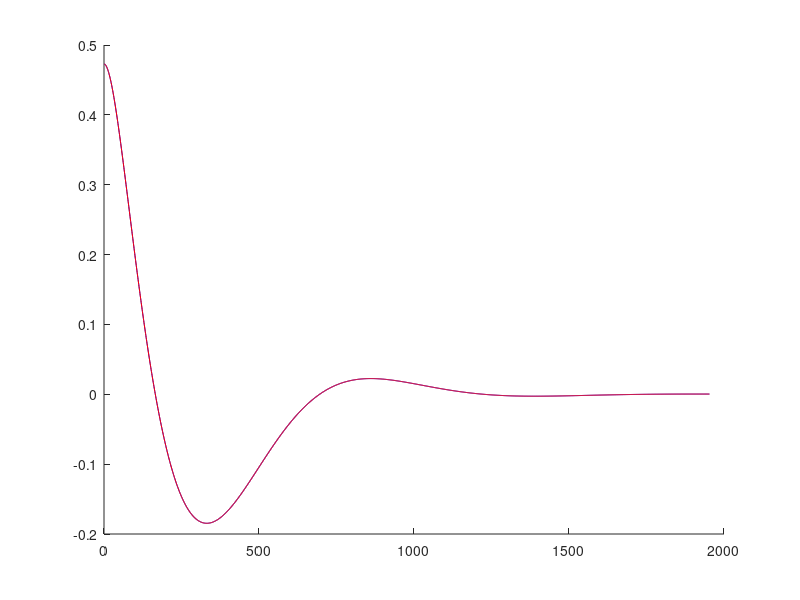

Reproduce this figure in MATLAB.

% Form Matrix, Get Simulation via ODE45 
A = [
   -0.5982,   -0.1839,   -0.9027,    0.6377;
   -0.0760,   -0.7600,    0.9448,    0.4001;
    0.9399,    0.4173,   -1.5091,    0.3692;
    0.9233,    0.0497,    0.4893,   -1.8888
]

x0 = ones(size(A,1),1);
f = @(t,x) A*x;
tstep = 0.01;
t0 = rand(4,1); tn = 20;
tspan = t0:tstep:tn;
[t,y] = ode45(f,tspan, t0);

len = length(tspan);

% Add Noise to Data
y = y + 0.000*randn(size(y));

% Form Big Least-Squares Problem, solving Mz = b where
% M1 corresponds to the Discrete Systems constraint Az_i - z_i+1 = 0
% M2 corresponds to the Input Constraint Hz_i = y_i
% M3 corresponds to a smoothing constraint 
H = [eye(2), zeros(2)];
Ad = expm(A*tstep);
L = diag(ones(len-1,1),1);
M1 = kron(eye(len), Ad) - kron(L, eye(size(A,1)));
M1(end-3:end, end-3:end) = 0;
M2 = kron(eye(len), H);
M3 = []; % 0.2*1/tstep*(kron(eye(len), eye(size(A,1))) - kron(L, eye(size(A,1))));
M = [M1; M2; M3];
M = sparse(M);

% Form b 
b1 = zeros(4*len,1);
b2 = zeros(2*len,1);
b3 = zeros(size(M3, 1),1);
for i = 1:len
	b2(2*i - 1) = y(i,1);
	b2(2*i) = y(i,2);
end
b = [b1;b2; b3];

% Solve Least Squares Problem
z = M\b;
display('Fitting Error');
display(norm(M*z - b));
hold on;
plot(y(:,1),'-b');
plot(z(1:4:end),'-r');